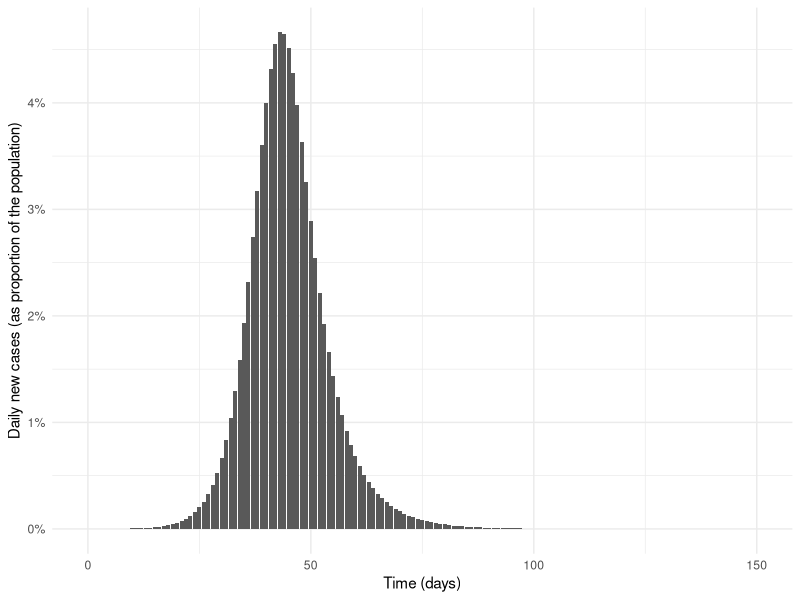
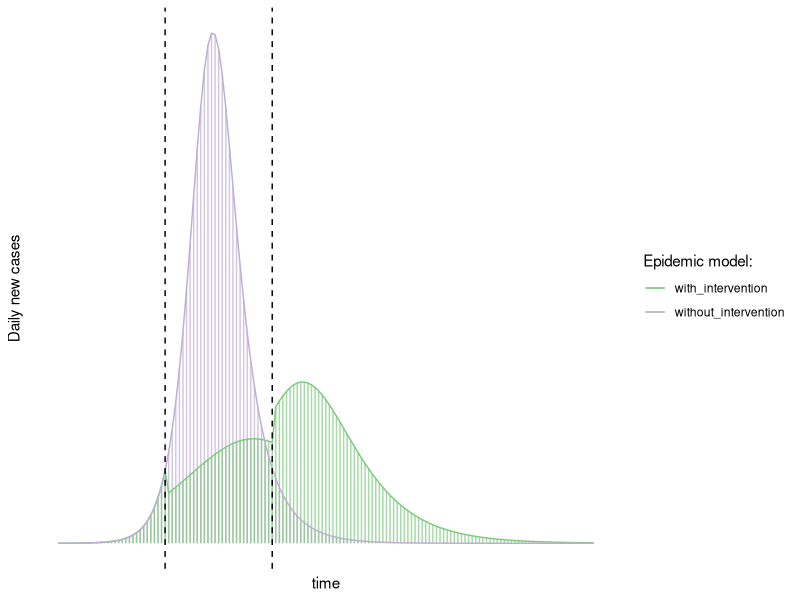

R code for these plots, in order:
## ---- chunk 1
##If default fig.path, then set it.
if (knitr::opts_chunk$get("fig.path") == "figure/") {
  knitr::opts_knit$set( base.dir = '/Users/hoehle/Sandbox/Blog/')
  knitr::opts_chunk$set(fig.path="figure/source/2020-03-16-flatteningthecurve/")
}
fullFigPath <- paste0(knitr::opts_knit$get("base.dir"),knitr::opts_chunk$get("fig.path"))
filePath <- file.path("","Users","hoehle","Sandbox", "Blog", "figure", "source", "2020-03-16-flatteningthecurve")

knitr::opts_chunk$set(echo = TRUE,fig.width=8,fig.height=4,fig.cap='',fig.align='center',echo=FALSE,dpi=72*2)#, global.par = TRUE)
options(width=150, scipen=1e3)

suppressPackageStartupMessages(library(tidyverse))
suppressPackageStartupMessages(library(knitr))
suppressPackageStartupMessages(library(kableExtra))
suppressPackageStartupMessages(library(viridis))

# Non CRAN packages
# devtools::install_github("hadley/emo")

##Configuration
options(knitr.table.format = "html")
theme_set(theme_minimal())
#if there are more than n rows in the tibble, print only the first m rows.
options(tibble.print_max = 10, tibble.print_min = 5)
## ---- chunk 2
cat(paste0("<img src=\"{{ site.baseurl }}/",knitr::opts_chunk$get("fig.path"),"FLATTENTHECURVE-1.png\" width=\"550\">\n"))
## ---- chunk 3
######################################################################
# Function to compute the derivative of the ODE system
#
#  t - time
#  y - current state vector of the ODE at time t
#  parms - Parameter vector used by the ODE system
#
# Returns:
#  list with one component being a vector of length two containing
#  dS(t)/dt and dI(t)/dt
######################################################################

sir <- function(t, y, parms) {
  beta <- parms[1]
  gamma <- parms[2]
  S <- y[1]
  I <- y[2]
  return(list(c(S = -beta * S * I, I = beta * S * I - gamma * I)))
}
## ---- chunk 4
# Population size 
N <- 1e6 
# Rate at which person stays in the infectious compartment (disease specific and tracing specific)
gamma <- 1/5 
# Infectious contact rate - beta = R0/N*gamma and when R0 \approx 2.25 then  2.25/N*gamma
beta <- 4.5e-07 
# R0 for the beta and gamma values
R0 <- beta*N/gamma
## ---- chunk 5
# Load package to numerically solve ODEs
suppressPackageStartupMessages(library(deSolve))

# Grid where to evaluate
max_time <- 150
times <- seq(0, max_time, by=0.01)

# Solve ODE system using Runge-Kutta numerical method.
ode_solution <- rk4(y = c(N - 10, 10), times = times, func = sir, parms = c(beta, gamma)) %>%
    as.data.frame() %>%
    setNames(c("t", "S", "I")) %>%
    mutate(beta = beta, gama = gamma, R0 = N * beta / gamma, s = S / N, i = I / N, type = "without_intervention")
## ---- chunk 6
ode_solution_daily <- ode_solution %>%
  filter(t %in% seq(0, max_time, by = 1)) %>%
  mutate(C = if_else(row_number() == 1, 0, lag(S) - S), c = C / N)
## ---- chunk 7
df_plot <- ode_solution_daily %>% select(t, c) %>% 
  pivot_longer(-t, names_to= "Quantity", values_to = "Proportion") 
ggplot(df_plot, aes(x=t, y=Proportion)) + geom_col() + 
  xlab("Time (days)") + ylab("Daily new cases (as proportion of the population)") + scale_y_continuous(labels=scales::percent)
## ---- chunk 8
(1 - tail(ode_solution, n=1) %>% pull(s)) 
## ---- chunk 9
# Function to compute the final size.
s_inf <- function(R0) {

  f_target <- function(x) { x - exp(-R0*(1-x)) }

  result <- uniroot(f_target, lower=1e-12, upper=1-1e-12)$root

  return(result)
}

# Final proportion of infected.
1 - s_inf(R0)
## ---- chunk 10
R0_grid <- c(1.25, 1.5, 1.75,2, 2.25, 2.5, 3)
map_dbl( R0_grid, ~ 1-s_inf(.x)) %>% setNames(R0_grid) %>% scales::percent(accuracy=1)
## ---- chunk 11
sir_with_social_dist <- function(t, y, parms, social_dist_period, reduction) {
  beta0 <- parms[1]
  gamma <- parms[2]

  # Reduce contact rate to params[1] * reduction in time period
  beta_t <- if_else(t <= social_dist_period[1], beta0,
    if_else(t <= social_dist_period[2], beta0 * reduction[1],
      beta0 * reduction[2]
    )
  )

  S <- y[1]
  I <- y[2]

  return(list(c(S = -beta_t * S * I, I = beta_t * S * I - gamma * I)))
}

# Define parameters
social_dist_period <- c(30, 60)
reduction <- c(0.6, 0.8)

# Solve
ode_solution2 <- lsoda(y = c(N - 10, 10), times = times, func = sir_with_social_dist, parms = c(beta, gamma), social_dist_period = social_dist_period, reduction = reduction) %>%
  as.data.frame() %>%
  setNames(c("t", "S", "I")) %>%
  mutate(beta = beta, gama = gamma, R0 = N * beta / gamma, s = S / N, i = I / N, type = "with_intervention")

# Use daily number of new cases
ode_solution2_daily <- ode_solution2 %>%
  filter(t %in% seq(0, max_time, by = 1)) %>%
  mutate(C = if_else(row_number() == 1, 0, lag(S) - S), c = C / N)


#Combine the two solutions into one dataset
ode_df <- rbind(ode_solution_daily, ode_solution2_daily)
## ---- chunk 12
ggplot(ode_df, aes(x=t, y=0, xend=t, yend=c, color=type)) + geom_segment(alpha=0.7) + 
  geom_line(aes(x=t, y=c)) + 
  xlab("time") + ylab("Daily new cases") + 
  scale_y_continuous(labels=scales::percent) +
  theme_minimal() +
  theme(axis.text.x = element_blank(),
        axis.text.y = element_blank(),
        axis.ticks = element_blank(),
        panel.grid.major = element_blank(),
        panel.grid.minor = element_blank()) +
  scale_color_brewer(name = "Epidemic model:", type= "qual", palette=1 ) +
  geom_vline(xintercept = social_dist_period, lty=2)
## ---- chunk 13
ode_df %>%
  group_by(type) %>%
  filter(row_number() == n()) %>%
  mutate(final_fraction = scales::percent(1 - s, accuracy = 1)) %>%
  select(final_fraction)
